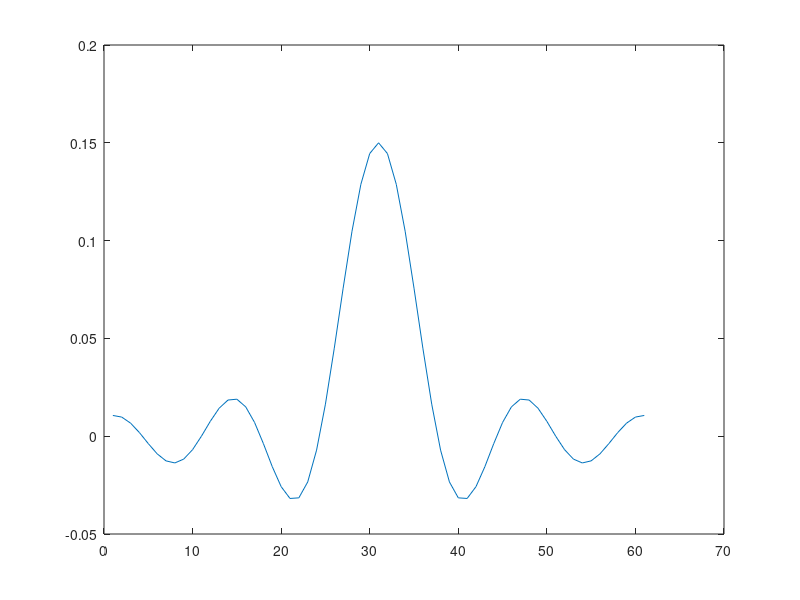

MATLAB code to generate this figure: (Note: this script raises an error after producing the figure.)
%Tutorial 8

%b = f0*sinc(f0*(-n:n)); %windowed-sinc filter with cut-off freq f0
%b stores filter coefficients, filter length is 2n+1

%Truncated sinc function with 61 points, cutoff freq 500 Hz, sampling freq
%2000 Hz

n = 30;
fs = 2000;
fn = fs/2;
f0 = 500/fn;
b = f0*sinc(f0*(-n:n));

%%
%Tasks
%1
n = 30;
fs = 4000;
fn = fs/2;
f0 = 300/fn;
b = f0*sinc(f0*(-n:n));
plot(b)
fvtool(b)
%%
%2
Fs = 4000;
Apeak=1;
dur = 1;
freq1 =150;
freq2 = 800;
ts = 1/Fs;
t = 0:ts:dur-ts;
Sig150 = Apeak * sin(2*pi*freq1*t);
Sig800 = Apeak * sin(2*pi*freq2*t);
sig = Sig150 +Sig800;
filtsig = conv(sig,b);
plot(filtsig)
%%
%3
fvtool(b1)
b1w = b1.*hamming(61)';
fvtool(b1w)
fvtool(b2)
b2w = b2.*hamming(61)';
fvtool(b2w)
%%
%4
%Low pass filter
[b,a] = LPF(400, 44000,1);
fvtool(b)
LPFsig = conv(sig,b);
plot(LPFsig);


